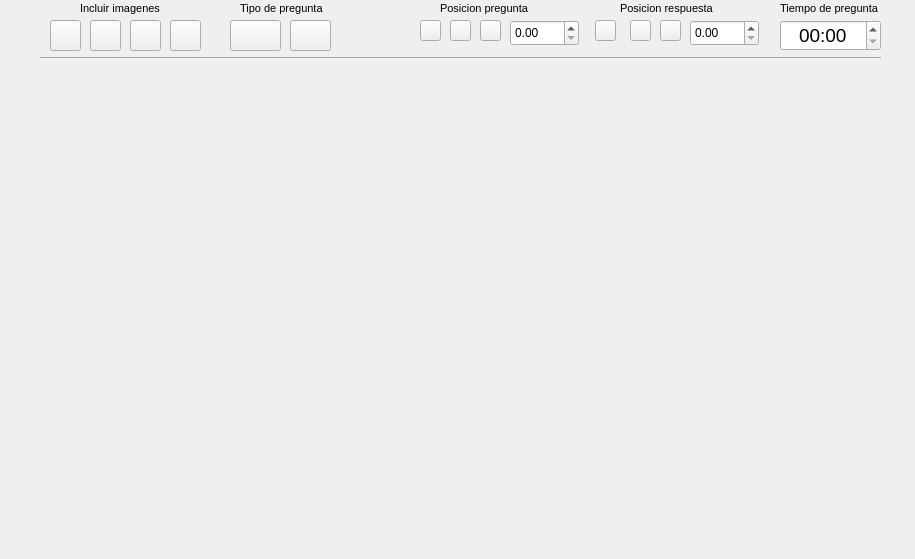
<?xml version="1.0" encoding="UTF-8"?>
<ui version="4.0">
 <class>Form</class>
 <widget class="QWidget" name="Form">
  <property name="geometry">
   <rect>
    <x>0</x>
    <y>0</y>
    <width>915</width>
    <height>559</height>
   </rect>
  </property>
  <property name="windowTitle">
   <string>Form</string>
  </property>
  <widget class="QStackedWidget" name="listWidget_panelVersion">
   <property name="geometry">
    <rect>
     <x>0</x>
     <y>60</y>
     <width>901</width>
     <height>491</height>
    </rect>
   </property>
   <property name="toolTipDuration">
    <number>0</number>
   </property>
   <property name="styleSheet">
    <string notr="true"/>
   </property>
   <property name="frameShape">
    <enum>QFrame::NoFrame</enum>
   </property>
   <property name="frameShadow">
    <enum>QFrame::Plain</enum>
   </property>
   <property name="currentIndex">
    <number>-1</number>
   </property>
  </widget>
  <widget class="QPushButton" name="btn_pregImag100">
   <property name="geometry">
    <rect>
     <x>170</x>
     <y>20</y>
     <width>31</width>
     <height>31</height>
    </rect>
   </property>
   <property name="styleSheet">
    <string notr="true">border-image: url(:/CreadorPreguntas/IMAGENES/icon_preg100.png);</string>
   </property>
   <property name="text">
    <string/>
   </property>
  </widget>
  <widget class="QPushButton" name="btn_pregImag75">
   <property name="geometry">
    <rect>
     <x>130</x>
     <y>20</y>
     <width>31</width>
     <height>31</height>
    </rect>
   </property>
   <property name="styleSheet">
    <string notr="true">border-image: url(:/CreadorPreguntas/IMAGENES/icon_preg75.png);</string>
   </property>
   <property name="text">
    <string/>
   </property>
  </widget>
  <widget class="QLabel" name="label_8">
   <property name="geometry">
    <rect>
     <x>240</x>
     <y>0</y>
     <width>91</width>
     <height>16</height>
    </rect>
   </property>
   <property name="font">
    <font>
     <pointsize>8</pointsize>
    </font>
   </property>
   <property name="text">
    <string>Tipo de pregunta</string>
   </property>
  </widget>
  <widget class="QTimeEdit" name="timeEdit">
   <property name="geometry">
    <rect>
     <x>780</x>
     <y>20</y>
     <width>101</width>
     <height>31</height>
    </rect>
   </property>
   <property name="font">
    <font>
     <pointsize>14</pointsize>
    </font>
   </property>
   <property name="alignment">
    <set>Qt::AlignCenter</set>
   </property>
   <property name="currentSection">
    <enum>QDateTimeEdit::MinuteSection</enum>
   </property>
   <property name="displayFormat">
    <string>mm:ss</string>
   </property>
   <property name="currentSectionIndex">
    <number>0</number>
   </property>
  </widget>
  <widget class="Line" name="line">
   <property name="geometry">
    <rect>
     <x>40</x>
     <y>50</y>
     <width>841</width>
     <height>16</height>
    </rect>
   </property>
   <property name="orientation">
    <enum>Qt::Horizontal</enum>
   </property>
  </widget>
  <widget class="QLabel" name="label_11">
   <property name="geometry">
    <rect>
     <x>780</x>
     <y>0</y>
     <width>101</width>
     <height>16</height>
    </rect>
   </property>
   <property name="font">
    <font>
     <pointsize>8</pointsize>
    </font>
   </property>
   <property name="text">
    <string>Tiempo de pregunta</string>
   </property>
  </widget>
  <widget class="QPushButton" name="btn_pregAND">
   <property name="geometry">
    <rect>
     <x>230</x>
     <y>20</y>
     <width>51</width>
     <height>31</height>
    </rect>
   </property>
   <property name="styleSheet">
    <string notr="true">border-image: url(:/CreadorPreguntas/IMAGENES/icon_and.png);</string>
   </property>
   <property name="text">
    <string/>
   </property>
  </widget>
  <widget class="QPushButton" name="btn_pregOR">
   <property name="geometry">
    <rect>
     <x>290</x>
     <y>20</y>
     <width>41</width>
     <height>31</height>
    </rect>
   </property>
   <property name="styleSheet">
    <string notr="true">border-image: url(:/CreadorPreguntas/IMAGENES/icon_or.png);</string>
   </property>
   <property name="text">
    <string/>
   </property>
  </widget>
  <widget class="QDoubleSpinBox" name="dSpin_pregTam">
   <property name="geometry">
    <rect>
     <x>510</x>
     <y>20</y>
     <width>69</width>
     <height>26</height>
    </rect>
   </property>
  </widget>
  <widget class="QPushButton" name="btn_pregCen">
   <property name="geometry">
    <rect>
     <x>450</x>
     <y>20</y>
     <width>21</width>
     <height>21</height>
    </rect>
   </property>
   <property name="styleSheet">
    <string notr="true">border-image: url(:/CreadorPreguntas/IMAGENES/alinear_centrar.png);</string>
   </property>
   <property name="text">
    <string/>
   </property>
   <property name="id" stdset="0">
    <number>0</number>
   </property>
  </widget>
  <widget class="QPushButton" name="btn_respIzq">
   <property name="geometry">
    <rect>
     <x>595</x>
     <y>20</y>
     <width>21</width>
     <height>21</height>
    </rect>
   </property>
   <property name="styleSheet">
    <string notr="true">border-image: url(:/CreadorPreguntas/IMAGENES/alinear_izquierda.png);</string>
   </property>
   <property name="text">
    <string/>
   </property>
  </widget>
  <widget class="QPushButton" name="btn_respDer">
   <property name="geometry">
    <rect>
     <x>660</x>
     <y>20</y>
     <width>21</width>
     <height>21</height>
    </rect>
   </property>
   <property name="styleSheet">
    <string notr="true">border-image: url(:/CreadorPreguntas/IMAGENES/alinear_derecho.png);</string>
   </property>
   <property name="text">
    <string/>
   </property>
  </widget>
  <widget class="QLabel" name="label_10">
   <property name="geometry">
    <rect>
     <x>440</x>
     <y>0</y>
     <width>91</width>
     <height>16</height>
    </rect>
   </property>
   <property name="font">
    <font>
     <pointsize>8</pointsize>
    </font>
   </property>
   <property name="text">
    <string>Posicion pregunta</string>
   </property>
  </widget>
  <widget class="QDoubleSpinBox" name="dSpin_respTam">
   <property name="geometry">
    <rect>
     <x>690</x>
     <y>20</y>
     <width>69</width>
     <height>26</height>
    </rect>
   </property>
  </widget>
  <widget class="QPushButton" name="btn_respCen">
   <property name="geometry">
    <rect>
     <x>630</x>
     <y>20</y>
     <width>21</width>
     <height>21</height>
    </rect>
   </property>
   <property name="styleSheet">
    <string notr="true">border-image: url(:/CreadorPreguntas/IMAGENES/alinear_centrar.png);</string>
   </property>
   <property name="text">
    <string/>
   </property>
  </widget>
  <widget class="QLabel" name="label_12">
   <property name="geometry">
    <rect>
     <x>620</x>
     <y>0</y>
     <width>101</width>
     <height>16</height>
    </rect>
   </property>
   <property name="font">
    <font>
     <pointsize>8</pointsize>
    </font>
   </property>
   <property name="text">
    <string>Posicion respuesta</string>
   </property>
  </widget>
  <widget class="QPushButton" name="btn_pregIzq">
   <property name="geometry">
    <rect>
     <x>420</x>
     <y>20</y>
     <width>21</width>
     <height>21</height>
    </rect>
   </property>
   <property name="styleSheet">
    <string notr="true">border-image: url(:/CreadorPreguntas/IMAGENES/alinear_izquierda.png);</string>
   </property>
   <property name="text">
    <string/>
   </property>
   <property name="id" stdset="0">
    <number>1</number>
   </property>
  </widget>
  <widget class="QPushButton" name="btn_pregDer">
   <property name="geometry">
    <rect>
     <x>480</x>
     <y>20</y>
     <width>21</width>
     <height>21</height>
    </rect>
   </property>
   <property name="styleSheet">
    <string notr="true">border-image: url(:/CreadorPreguntas/IMAGENES/alinear_derecho.png);</string>
   </property>
   <property name="text">
    <string/>
   </property>
   <property name="id" stdset="0">
    <number>2</number>
   </property>
  </widget>
  <widget class="QLabel" name="label_5">
   <property name="geometry">
    <rect>
     <x>80</x>
     <y>0</y>
     <width>81</width>
     <height>16</height>
    </rect>
   </property>
   <property name="font">
    <font>
     <pointsize>8</pointsize>
    </font>
   </property>
   <property name="text">
    <string>Incluir imagenes</string>
   </property>
  </widget>
  <widget class="QPushButton" name="btn_pregImag0">
   <property name="geometry">
    <rect>
     <x>50</x>
     <y>20</y>
     <width>31</width>
     <height>31</height>
    </rect>
   </property>
   <property name="styleSheet">
    <string notr="true">border-image: url(:/CreadorPreguntas/IMAGENES/icon_preg0.png);</string>
   </property>
   <property name="text">
    <string/>
   </property>
  </widget>
  <widget class="QPushButton" name="btn_pregImag50">
   <property name="geometry">
    <rect>
     <x>90</x>
     <y>20</y>
     <width>31</width>
     <height>31</height>
    </rect>
   </property>
   <property name="styleSheet">
    <string notr="true">border-image: url(:/CreadorPreguntas/IMAGENES/icon_preg50.png);</string>
   </property>
   <property name="text">
    <string/>
   </property>
  </widget>
 </widget>
 <resources>
  <include location="../../IMAG.qrc"/>
 </resources>
 <connections/>
</ui>
